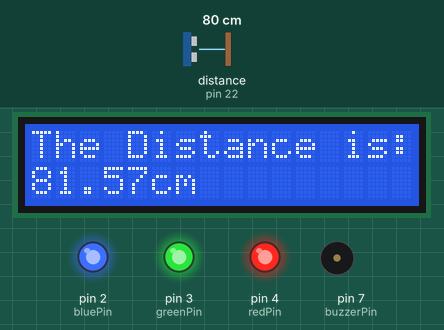
Recording of a sketch running on a simulated Arduino Mega 2560, built with avr-gcc and run on an emulated ATmega2560. Shown: 16×2 character LCD, output pins drawn as LEDs (lit = HIGH), buzzer (waves = sounding, pin HIGH). Wiring (inferred from the names in the program): ultrasonic range finder: trigger pin 24; echo pin 22. Inputs (shaded band) come from the test bench; at power-on: distance to the obstacle (sensor on pin 22) 80 cm. The echo pulse lasts 58.3 µs per cm; pins used as bus, display or sensor lines are not drawn; what the sketch prints to the serial monitor is not drawn.

Above: at 1.2 s.
1.3 s: distance to the obstacle (sensor on pin 22) set to 9 cm
At 3.0 s:
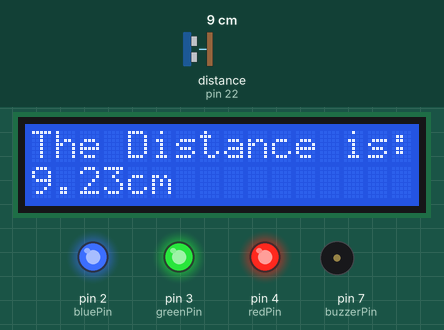
3.4 s: distance to the obstacle (sensor on pin 22) set to 2 cm
At 4.6 s:
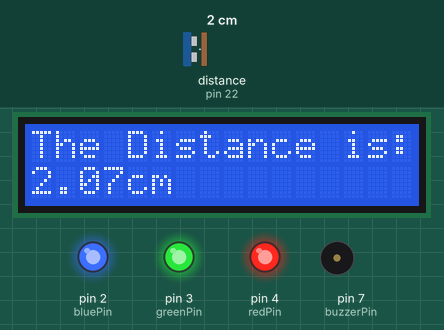
5.2 s: distance to the obstacle (sensor on pin 22) set to 120 cm
At 6.6 s:
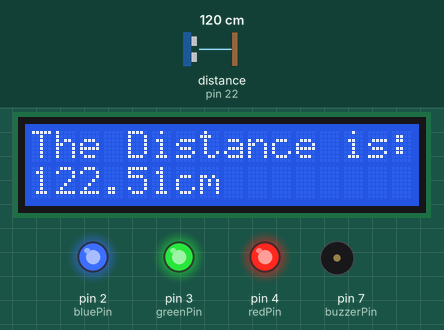
Timing chart, 0 to 8.2 s (numbered marks = the images above; inputs shaded):
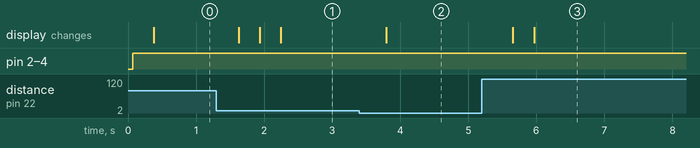

The sketch:

distance_meter_with_LCD.ino
```cpp
#include <LiquidCrystal.h> // Include the LCD library

LiquidCrystal LCD(23, 25, 27, 29, 31, 33); // Define the RS, E, DB4, DB5,DB6, DB7 pins on Liquid display which is called LCD

int trigPin = 24;         // Tell Arduino that trigPin is hooked to 13
int echoPin = 22;         // Tell Arduino that echoPin is hooked to 12

float pingTime;           // Define the pingTime varaible
float distance;           // Define the distance varaible
float speedOfSound = 1264.07;  // Speed of sound is 346.13 m/s at 25 C which is 1246.07 km/h

int redPin = 4;
int greenPin = 3;
int bluePin = 2;
int buzzerPin = 7;

void setup() {
  Serial.begin(9600);     // Start the serial monitor

  pinMode(trigPin, OUTPUT);   // trigPin is an OUTPUT
  pinMode(echoPin, INPUT);    // echoPin is an INPUT
  pinMode(redPin, OUTPUT);
  pinMode(greenPin, OUTPUT);
  pinMode(bluePin, OUTPUT);
  pinMode(buzzerPin, OUTPUT);

  LCD.begin(16,2);      // Tell Arduino that LCD has 16 columns and 2 rows

}

void loop() {

  digitalWrite(trigPin, LOW);    // Set the trigPin initially to LOW
  delayMicroseconds(2000);       // Wait for 2 miliseconds
  digitalWrite(trigPin, HIGH);   // Set the trigPin to HIGH
  delayMicroseconds(20);         // Send trigger for 20 microseconds
  digitalWrite(trigPin, LOW);    // Stop sending trigger

  pingTime = pulseIn(echoPin, HIGH);    // Start to listen the triggers from echoPin
  pingTime = pingTime / 1000000.;           // 1 second is equal to 10^6 microseconds
  pingTime = pingTime / 3600.;

  distance = pingTime * speedOfSound;   // Distance = Speed x Time
  distance = distance / 2.;
  distance = distance * 100000.;           // Convert to cm

  Serial.print("Distance = ");
  Serial.print(distance);
  Serial.println(" cm");


 if(distance <= 10){
   digitalWrite(redPin, LOW);
   digitalWrite(buzzerPin, HIGH);
    }
     if(25 > distance > 10){
      digitalWrite(redPin, HIGH);
      digitalWrite(buzzerPin, LOW);
      delay(75);
      digitalWrite(redPin, LOW);
      digitalWrite(buzzerPin, HIGH);
      delay(75);
      }
       if(40 > distance >= 25){
        digitalWrite(greenPin, HIGH);
        digitalWrite(buzzerPin, LOW);
        delay(150);
        digitalWrite(greenPin, LOW);
        digitalWrite(buzzerPin, HIGH);
        delay(150);
        }
         if(55 > distance >= 40){
          digitalWrite(bluePin, HIGH);
          digitalWrite(buzzerPin, LOW);
          delay(300);
          digitalWrite(bluePin, LOW);
          digitalWrite(buzzerPin, HIGH);
          delay(300);
          }
          else {
            digitalWrite(redPin, HIGH);
            digitalWrite(greenPin, HIGH);
            digitalWrite(bluePin, HIGH);
            digitalWrite(buzzerPin, LOW);
            delay(300);
            }


//LCD.noCursor();   delay(500);   LCD.cursor();   delay(500);
  LCD.clear();          // Clear the screen
  LCD.setCursor(0,0);   // Set LCD cursor to upper left corner, column 0, row 0
  LCD.print("The Distance is:");
  LCD.setCursor(0,1);   // Set LCD cursor to lower left corner, column 0, row 1
  LCD.print(distance);
  LCD.print("cm");


}
```

Measured:
- after the input at 1.3 s, the display: first changes after 0.33 s (image 1 shows a later state)
- after the input at 3.4 s, the display: changes after 0.39 s (image 2)
- after the input at 5.2 s, the display: first changes after 0.45 s (image 3 shows a later state)
